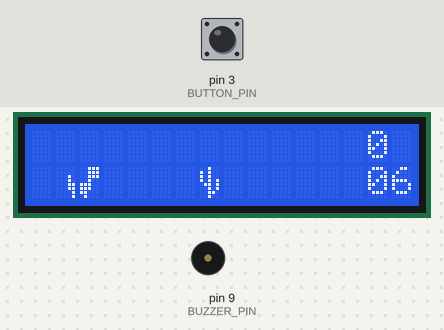
Recording of a sketch running on a simulated Arduino Uno, built with avr-gcc and run on an emulated ATmega328P. On the bench: 16×2 character LCD, buzzer (waves = sounding). The test bench sets the inputs (shaded band); at power-on: pin 3 (BUTTON_PIN) HIGH. Random numbers use the default seed unless the sketch sets one.

Above: at 2.3 s.
2.4 s: pin 3 (BUTTON_PIN) pulled LOW for 0.15 s
At 2.64 s:
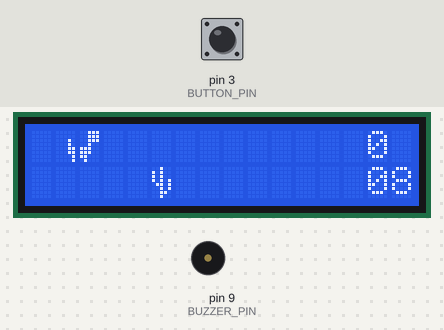
3.1 s: pin 3 (BUTTON_PIN) pulled LOW for 1 s
At 4.4 s:
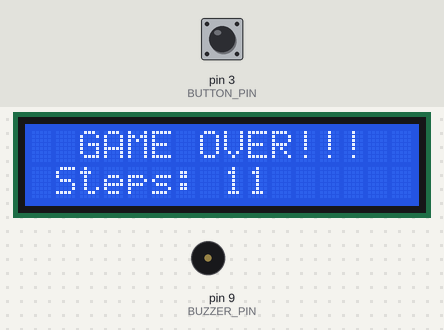
5.6 s: pin 3 (BUTTON_PIN) pulled LOW for 0.15 s
At 6.1 s:
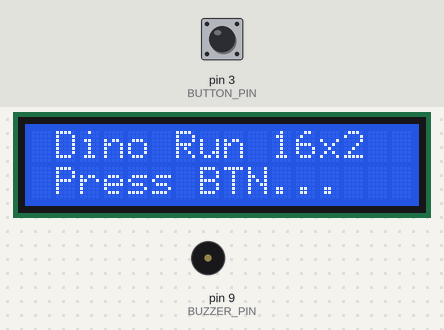
6.3 s: pin 3 (BUTTON_PIN) pulled LOW for 1 s
At 6.95 s:
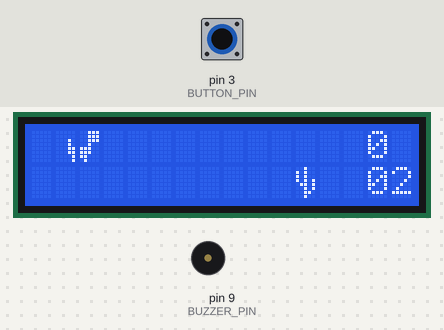
7.9 s: pin 3 (BUTTON_PIN) pulled LOW for 0.15 s
At 14.07 s:
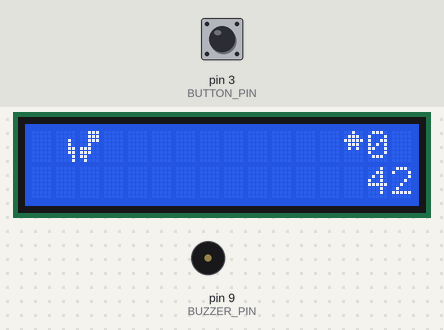
Timing chart, 0 to 15.6 s (numbered marks = the images above; inputs shaded):
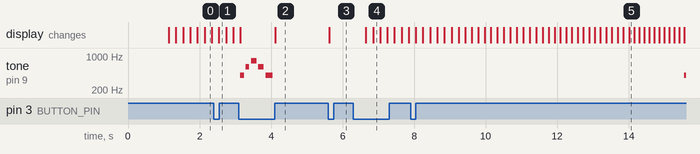

Measured:
- after the input at 3.1 s, tone on pin 9 (BUZZER_PIN): plays 400 Hz for 0.10 s, 600 Hz for 0.10 s, 800 Hz for 0.15 s, 600 Hz for 0.15 s, 400 Hz for 0.20 s, starting at once
- after the input at 5.6 s, the display: changes at once (image 3)

The sketch:

dino.ino
```cpp
#include <Wire.h>
#include <LiquidCrystal_I2C.h>

#define BUTTON_PIN 3
#define BUZZER_PIN 9  // Buzzer pin

LiquidCrystal_I2C lcd(0x27, 16, 2); // Modify the address as needed

// Obstacle types
#define CACTUS 2
#define BIRD   3

// Custom characters: Dinosaur (left and right parts), Cactus, Bird
byte dino_left[8] = {
  0b00000,
  0b00000,
  0b00010,
  0b00010,
  0b00011,
  0b00011,
  0b00001,
  0b00001
};

byte dino_right[8] = {
  0b00111,
  0b00111,
  0b00111,
  0b00100,
  0b11100,
  0b11100,
  0b11000,
  0b01000
};

byte cactus[8] = {
  0b00100,
  0b10100,
  0b10100,
  0b10101,
  0b01101,
  0b00101,
  0b00110,
  0b00100
};

byte bird[8] = {
  0b00100,
  0b01110,
  0b11111,
  0b01110,
  0b01010,
  0b00000,
  0b00000,
  0b00000
};

//==================== Global Variables ====================//

bool isUp = false;       // Dinosaur row: true = top row, false = bottom row
bool gameOver = false;   // Game over flag

int distance = 0;        // Current step count (0~99)
int hundreds = 0;        // Increments when every 100 steps are completed
int totalSteps = 0;      // Total steps = hundreds * 100 + distance

// Speed control
int obstacleSpeed = 200;
int minSpeed = 120;      // Minimum refresh interval (to prevent LCD flickering)
int speedIncrement = 20; // Speed increases (i.e., refresh interval decreases) after each new obstacle

// First obstacle
int obstacleX1 = 13;
int obstacleType1 = CACTUS;
int lastObstacleType1 = BIRD;
int repeatCount1 = 0;    // Limit same type to twice consecutively when steps < 100
int oldObstacleX1 = 13;
int oldObstacleRow1 = 1;

// Second obstacle
int obstacleX2 = -1;     // Initially disabled
int obstacleType2 = CACTUS;
int lastObstacleType2 = BIRD;
int repeatCount2 = 0;
int oldObstacleX2 = -1;
int oldObstacleRow2 = 1;

// Record dinosaur's previous row (for erasing)
int oldDinoRow = 1;

//---------------- Function Declarations ----------------//

void startGame();
void moveObstacle();
void drawDinosaur();
void endGame();

int  getObstacleRow(int type);
int  pickObstacleType(int &lastType, int &repeatCount);
int  pickObstacleType2Diversify(int firstType);
void fixImpossibleOverlap(int whoJustGenerated);

//---------------- Setup & Loop ----------------//

void setup() {
  lcd.init();
  lcd.backlight();

  lcd.createChar(0, dino_left);
  lcd.createChar(1, dino_right);
  lcd.createChar(2, cactus);
  lcd.createChar(3, bird);

  pinMode(BUTTON_PIN, INPUT_PULLUP);
  pinMode(BUZZER_PIN, OUTPUT); // Set buzzer as output

  randomSeed(analogRead(A0) ^ micros());

  startGame();
}

void loop() {
  static unsigned long lastButtonTime = 0;
  if (digitalRead(BUTTON_PIN) == LOW) {
    unsigned long now = millis();
    if (now - lastButtonTime > 200) { // Debounce delay
      lastButtonTime = now;
      if (gameOver) {
        startGame();
      } else {
        isUp = !isUp; // Toggle dinosaur's row
      }
    }
  }

  if (!gameOver) {
    moveObstacle();
  }
}

//---------------- Game Logic ----------------//

void startGame() {
  isUp = false;
  gameOver = false;

  distance = 0;
  hundreds = 0;
  totalSteps = 0;
  obstacleSpeed = 200;

  // Initialize the first obstacle
  obstacleX1 = 13;
  obstacleType1 = CACTUS;
  lastObstacleType1 = BIRD;
  repeatCount1 = 0;
  oldObstacleX1 = 13;
  oldObstacleRow1 = 1;

  // Disable the second obstacle initially
  obstacleX2 = -1;
  obstacleType2 = CACTUS;
  lastObstacleType2 = BIRD;
  repeatCount2 = 0;
  oldObstacleX2 = -1;
  oldObstacleRow2 = 1;

  oldDinoRow = 1;

  // Display prompt messages
  lcd.clear();
  lcd.setCursor(0, 0);
  lcd.print(" Dino Run 16x2 ");
  lcd.setCursor(0, 1);
  lcd.print(" Press BTN...  ");
  delay(1000);
  lcd.clear();
}

/**
* Every obstacleSpeed milliseconds, this function:
* - Moves obstacles
* - Updates the score
* - Checks for collisions
* - Renders the display
*/
void moveObstacle() {
  static unsigned long lastMoveTime = 0;
  unsigned long now = millis();

  if (now - lastMoveTime >= obstacleSpeed) {
    lastMoveTime = now;

    // 1. Erase obstacles from the previous frame (if within screen bounds)
    if (oldObstacleX1 >= 0 && oldObstacleX1 < 16) {
      lcd.setCursor(oldObstacleX1, oldObstacleRow1);
      lcd.write(' ');
    }
    if (oldObstacleX2 >= 0 && oldObstacleX2 < 16) {
      lcd.setCursor(oldObstacleX2, oldObstacleRow2);
      lcd.write(' ');
    }

    // 2. Update score
    distance++;
    if (distance > 99) {
      distance = 0;
      hundreds++;
    }
    totalSteps = hundreds * 100 + distance;

    // 3. When steps >= 100, enable the second obstacle
    if (totalSteps >= 100 && obstacleX2 < 0) {
      obstacleX2 = 16;
      obstacleType2 = pickObstacleType2Diversify(obstacleType1);
      fixImpossibleOverlap(2);
    }

    // 4. Move obstacles to the left
    obstacleX1--;
    if (totalSteps >= 100) {
      obstacleX2--;
    }

    // 5. When the first obstacle goes off-screen, regenerate it
    if (obstacleX1 < 0) {
      obstacleX1 = 13;
      obstacleType1 = pickObstacleType(lastObstacleType1, repeatCount1);
      fixImpossibleOverlap(1);
      // Increase speed (i.e., decrease refresh interval)
      if (obstacleSpeed > minSpeed) {
        obstacleSpeed -= speedIncrement;
        if (obstacleSpeed < minSpeed) obstacleSpeed = minSpeed;
      }
    }

    // 6. When the second obstacle goes off-screen (and steps >= 100), regenerate it
    if (totalSteps >= 100 && obstacleX2 < 0) {
      obstacleX2 = 16;
      obstacleType2 = pickObstacleType2Diversify(obstacleType1);
      fixImpossibleOverlap(2);
    }

    // 7. Draw the dinosaur, obstacles, and score
    drawDinosaur();

    int row1 = getObstacleRow(obstacleType1);
    if (obstacleX1 >= 0 && obstacleX1 < 16) {
      lcd.setCursor(obstacleX1, row1);
      lcd.write(byte(obstacleType1));
    }
    oldObstacleX1 = obstacleX1;
    oldObstacleRow1 = row1;

    int row2 = getObstacleRow(obstacleType2);
    if (totalSteps >= 100 && obstacleX2 >= 0 && obstacleX2 < 16) {
      lcd.setCursor(obstacleX2, row2);
      lcd.write(byte(obstacleType2));
      oldObstacleX2 = obstacleX2;
      oldObstacleRow2 = row2;
    }

    lcd.setCursor(14, 0);
    lcd.print(hundreds);
    lcd.setCursor(14, 1);
    lcd.print(distance / 10);
    lcd.setCursor(15, 1);
    lcd.print(distance % 10);

    // 8. Collision detection: when an obstacle reaches column 1 or 2,
    //    if it is in the same row as the dinosaur, it's a collision.
    if ((obstacleX1 == 1 || obstacleX1 == 2)) {
      if ((obstacleType1 == CACTUS && !isUp) || (obstacleType1 == BIRD && isUp)) {
        endGame();
        return;
      }
    }
    if (totalSteps >= 100 && (obstacleX2 == 1 || obstacleX2 == 2)) {
      if ((obstacleType2 == CACTUS && !isUp) || (obstacleType2 == BIRD && isUp)) {
        endGame();
        return;
      }
    }
  }
}

void drawDinosaur() {
  int newRow = isUp ? 0 : 1;
  // Erase dinosaur from previous row if changed
  if (newRow != oldDinoRow) {
    lcd.setCursor(1, oldDinoRow);
    lcd.write(' ');
    lcd.setCursor(2, oldDinoRow);
    lcd.write(' ');
  }
  lcd.setCursor(1, newRow);
  lcd.write(byte(0));
  lcd.setCursor(2, newRow);
  lcd.write(byte(1));
  oldDinoRow = newRow;
}

void endGame() {
  gameOver = true;
  // Play an alternative game over sound sequence using the buzzer:
  tone(BUZZER_PIN, 400, 100); // first note
  delay(150);
  tone(BUZZER_PIN, 600, 100); // second note
  delay(150);
  tone(BUZZER_PIN, 800, 150); // third note (peak)
  delay(200);
  tone(BUZZER_PIN, 600, 150); // fourth note
  delay(200);
  tone(BUZZER_PIN, 400, 200); // fifth note (resolution)
  delay(250);
  noTone(BUZZER_PIN);

  lcd.clear();
  lcd.setCursor(2, 0);
  lcd.print("GAME OVER!!!");
  lcd.setCursor(1, 1);
  lcd.print("Steps: ");
  lcd.print(totalSteps);
}

//---------------- Utility Functions ----------------//

// Returns the row to display the obstacle based on its type:
// CACTUS on the bottom row (1), BIRD on the top row (0)
int getObstacleRow(int type) {
  return (type == CACTUS) ? 1 : 0;
}

/**
* pickObstacleType():
*   - When steps < 100: Limit to avoid three consecutive identical obstacles (allow two in a row).
*   - When steps >= 100: Choose purely random.
*/
int pickObstacleType(int &lastType, int &repeatCount) {
  bool limitRepeat = (totalSteps < 100);
  int newType = (random(2) == 0) ? CACTUS : BIRD;

  if (!limitRepeat) {
    return newType;
  } else {
    if (repeatCount >= 2) {
      newType = (lastType == CACTUS) ? BIRD : CACTUS;
      repeatCount = 1;
    } else {
      if (newType == lastType) repeatCount++;
      else repeatCount = 1;
    }
    lastType = newType;
    return newType;
  }
}

/**
* pickObstacleType2Diversify():
*   For the second obstacle, set a 90% chance to be different from the first obstacle,
*   and a 10% chance to be the same.
*/
int pickObstacleType2Diversify(int firstType) {
  int r = random(100);
  if (r < 90) {
    return (firstType == CACTUS) ? BIRD : CACTUS;
  } else {
    return firstType;
  }
}

/**
* fixImpossibleOverlap():
*   Prevent unavoidable collisions:
*     Cases like: (12,1) + (12,0), (12,1) + (11,0), or (11,1) + (12,0)
*   When obstacles are in different rows, ensure their horizontal difference (dx) is at least 2.
*   If dx < 2, adjust the type or push the newly generated obstacle 2 columns to the right.
*
*   whoJustGenerated: 1 indicates the first obstacle was just generated, 2 indicates the second.
*/
void fixImpossibleOverlap(int whoJustGenerated) {
  while (true) {
    int row1 = getObstacleRow(obstacleType1);
    int row2 = getObstacleRow(obstacleType2);
    int dx = abs(obstacleX1 - obstacleX2);
    // If obstacles are in different rows and their horizontal gap is less than 2, it's an unavoidable collision.
    if (!(row1 != row2 && dx < 2)) break;

    if (whoJustGenerated == 1) {
      obstacleType1 = pickObstacleType2Diversify(obstacleType2);
      row1 = getObstacleRow(obstacleType1);
      dx = abs(obstacleX1 - obstacleX2);
      if (row1 != row2 && dx < 2) {
        obstacleX1 = obstacleX2 + 2; // Force the first obstacle 2 columns to the right
      }
    } else {
      obstacleType2 = pickObstacleType2Diversify(obstacleType1);
      row2 = getObstacleRow(obstacleType2);
      dx = abs(obstacleX1 - obstacleX2);
      if (row1 != row2 && dx < 2) {
        obstacleX2 = obstacleX1 + 2; // Force the second obstacle 2 columns to the right
      }
    }
  }
}
```
